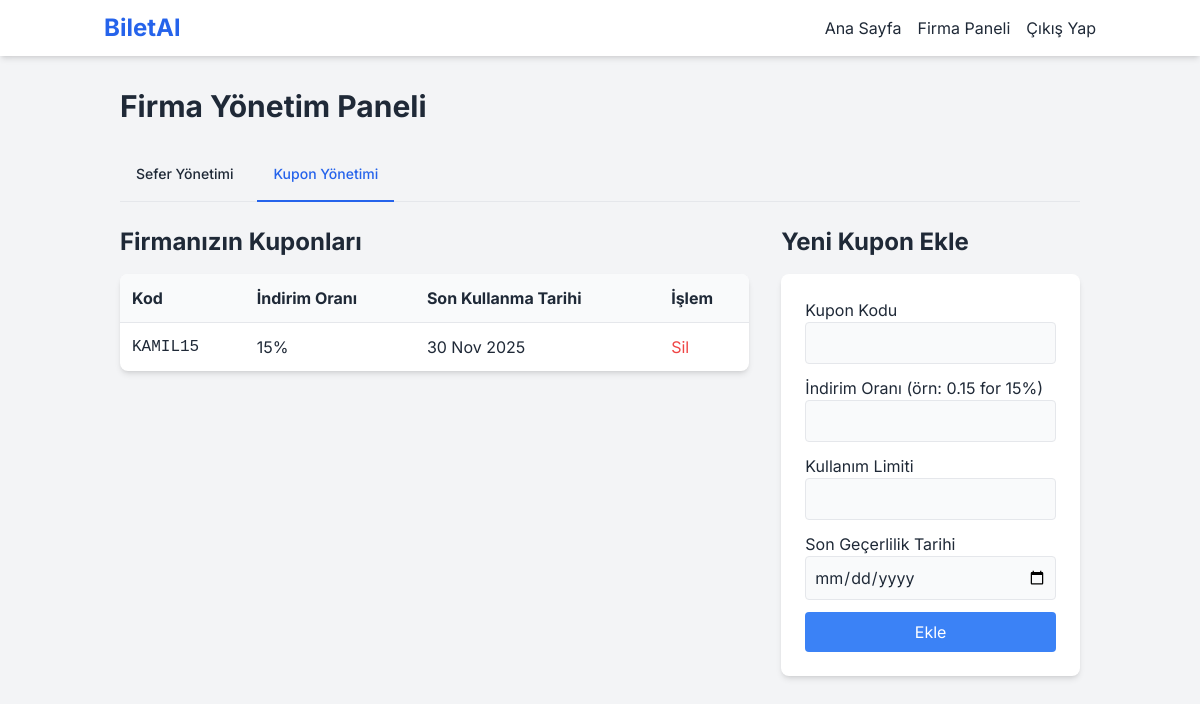
The app's page /firmaadmin/index.php?tab=coupons (signed in), older data.
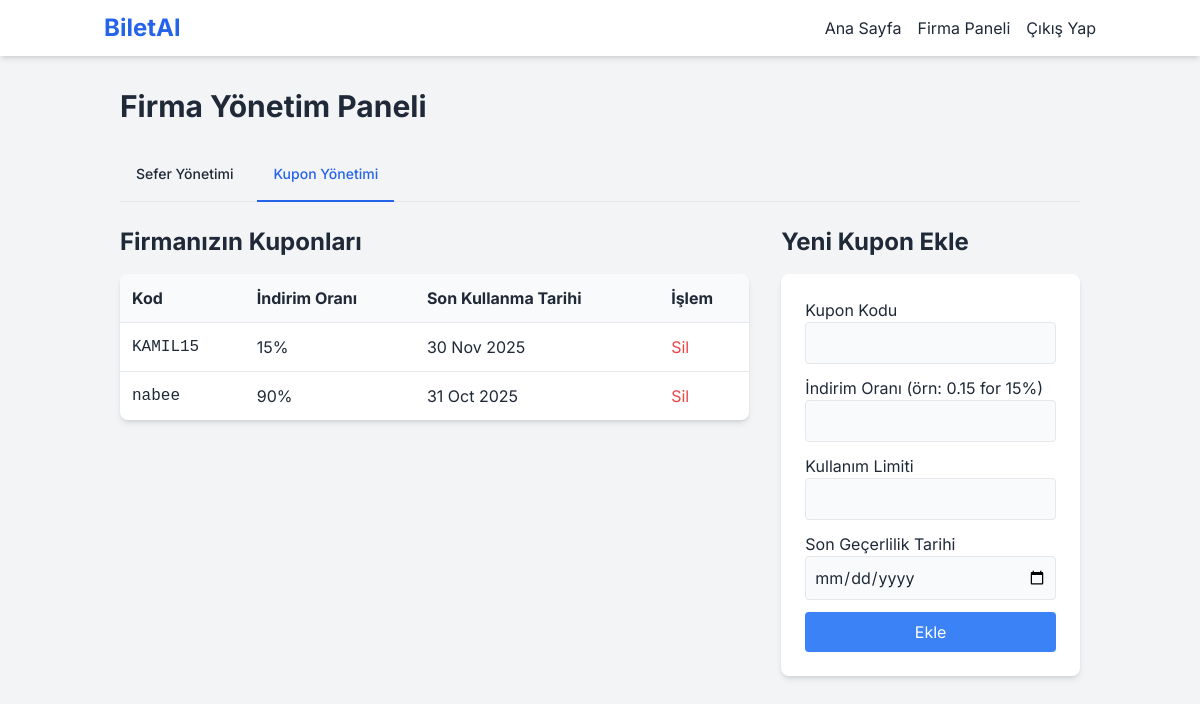
The same page, newer data.
### tables this page shows
CREATE TABLE coupons (
                id INTEGER PRIMARY KEY AUTOINCREMENT, code TEXT NOT NULL UNIQUE, discount_rate REAL NOT NULL,
                usage_limit INTEGER NOT NULL, expiry_date TEXT NOT NULL, company_id INTEGER,
                FOREIGN KEY (company_id) REFERENCES companies(id) ON DELETE SET NULL
            );

### firmaadmin/index.php (the view, shortened to what the changed rows need)
<?php
require_once '../config.php';
$company_id = $_SESSION['company_id'];
$tab = $_GET['tab'] ?? 'trips';
include '../header.php';
?>
<h1 class="text-3xl font-bold mb-6">Firma Yönetim Paneli</h1>
<?php if ($tab === 'trips'):
    $stmt = $pdo->prepare("SELECT * FROM trips WHERE company_id = ? ORDER BY departure_time DESC");
    $stmt->execute([$company_id]);
    $trips = $stmt->fetchAll();
?>
<div class="grid grid-cols-1 md:grid-cols-3 gap-8">
    <div class="md:col-span-2">
        <h2 class="text-2xl font-bold mb-4">Seferleriniz</h2>
        <div class="bg-white rounded-lg shadow-md overflow-x-auto">
            <table class="w-full text-left">
                <thead class="bg-gray-50">
                    <tr>
                        <th class="p-3">Güzergah</th>
                        <th class="p-3">Kalkış</th>
                        <th class="p-3">Fiyat</th>
                        <th class="p-3">İşlem</th>
                    </tr>
                </thead>
                <tbody>
                <?php foreach($trips as $trip): ?>
                    <tr class="border-t">
                        <td class="p-3"><?php echo htmlspecialchars($trip['departure_location']); ?> - <?php echo htmlspecialchars($trip['arrival_location']); ?></td>
                        <td class="p-3"><?php echo date('d M Y, H:i', strtotime($trip['departure_time'])); ?></td>
                        <td class="p-3"><?php echo $trip['price']; ?> TL</td>
                        <td class="p-3">
                            <form action="index.php?tab=trips&action=delete_trip" method="POST" onsubmit="return confirm('Bu seferi silmek istediğinize emin misiniz?');">
                                <input type="hidden" name="trip_id" value="<?php echo $trip['id']; ?>">
                                <button type="submit" class="text-red-500 hover:underline">Sil</button>
                            </form>
                        </td>
                    </tr>
                <?php endforeach; ?>
                </tbody>
            </table>
        </div>
    </div>
    <div>
        <h2 class="text-2xl font-bold mb-4">Yeni Sefer Ekle</h2>
        <div class="bg-white rounded-lg shadow-md p-6">
            <form action="index.php?tab=trips&action=add_trip" method="POST">
                <div class="mb-3"><label class="block">Kalkış Yeri</label><input type="text" name="departure_location" required class="w-full p-2 border rounded bg-gray-50"></div>
                <div class="mb-3"><label class="block">Varış Yeri</label><input type="text" name="arrival_location" required class="w-full p-2 border rounded bg-gray-50"></div>
                <div class="mb-3"><label class="block">Kalkış Zamanı</label><input type="datetime-local" name="departure_time" required class="w-full p-2 border rounded bg-gray-50"></div>
                <div class="mb-3"><label class="block">Fiyat</label><input type="number" step="0.01" name="price" required class="w-full p-2 border rounded bg-gray-50"></div>
                <div class="mb-3"><label class="block">Koltuk Sayısı</label><input type="number" name="seat_count" required class="w-full p-2 border rounded bg-gray-50"></div>
                <button type="submit" class="w-full bg-blue-500 text-white p-2 rounded hover:bg-blue-600">Ekle</button>
            </form>
        </div>
    </div>
</div>
<?php elseif ($tab === 'coupons'):
    $stmt = $pdo->prepare("SELECT * FROM coupons WHERE company_id = ? ORDER BY expiry_date DESC");
    $stmt->execute([$company_id]);
    $coupons = $stmt->fetchAll();
?>
<div class="grid grid-cols-1 md:grid-cols-3 gap-8">
    <div class="md:col-span-2">
        <h2 class="text-2xl font-bold mb-4">Firmanızın Kuponları</h2>
        <div class="bg-white rounded-lg shadow-md overflow-x-auto">
            <table class="w-full text-left">
                <thead class="bg-gray-50">
                    <tr>
                        <th class="p-3">Kod</th>
                        <th class="p-3">İndirim Oranı</th>
                        <th class="p-3">Son Kullanma Tarihi</th>
                        <th class="p-3">İşlem</th>
                    </tr>
                </thead>
                <tbody>
                <?php foreach($coupons as $coupon): ?>
                    <tr class="border-t">
                        <td class="p-3 font-mono"><?php echo htmlspecialchars($coupon['code']); ?></td>
                        <td class="p-3"><?php echo ($coupon['discount_rate'] * 100); ?>%</td>
                        <td class="p-3"><?php echo date('d M Y', strtotime($coupon['expiry_date'])); ?></td>
                        <td class="p-3">
                            <form action="index.php?tab=coupons&action=delete_coupon" method="POST" onsubmit="return confirm('Bu kuponu silmek istediğinize emin misiniz?');">
                                <button type="submit" class="text-red-500 hover:underline">Sil</button>
                            </form>
                        </td>
                    </tr>
                <?php endforeach; ?>
                </tbody>
            </table>
        </div>
    </div>
    <div>
        <h2 class="text-2xl font-bold mb-4">Yeni Kupon Ekle</h2>
    </div>
</div>
<?php endif; ?>
<?php
include '../footer.php';
?>

Row changes from the older to the newer data that the page shows:
now on this page (row edited): coupons: code "nabee", $coupon['discount_rate']*100 "90", expiry_date "31 Oct 2025"
